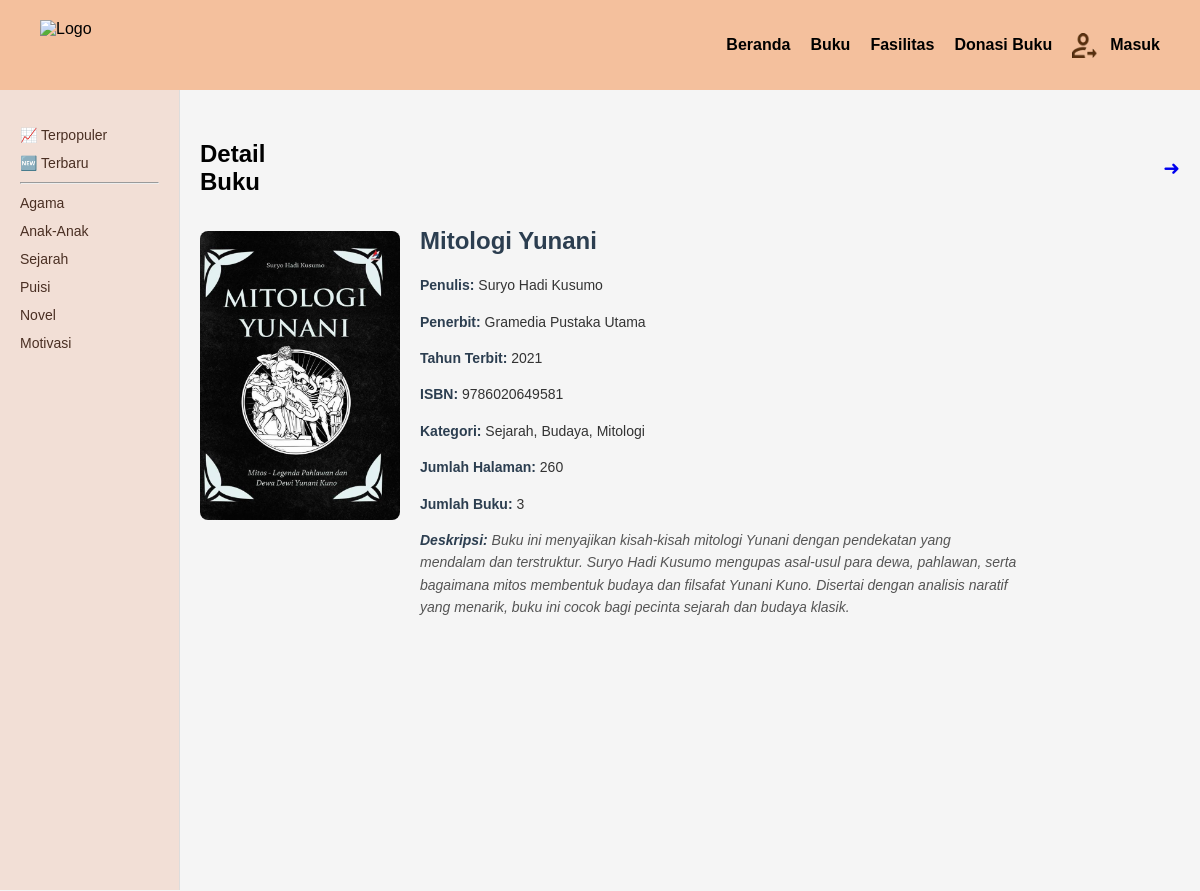
Screenshot of /websitePageTurnersFix/detail_buku.php?id=2 with the database file from the repository.
### tables this page shows
CREATE TABLE `buku` (
  `id_buku` int(11) NOT NULL,
  `judul` varchar(255) NOT NULL,
  `penulis` varchar(255) NOT NULL,
  `penerbit` varchar(255) NOT NULL,
  `tahun_terbit` char(4) NOT NULL,
  `isbn` varchar(255) DEFAULT NULL,
  `kategori` varchar(255) NOT NULL,
  `jumlah_halaman` int(11) NOT NULL,
  `jumlah_buku` int(11) NOT NULL,
  `foto` varchar(255) NOT NULL,
  `deskripsi` varchar(500) NOT NULL,
  `ADMIN_nip` int(11) NOT NULL
);

### websitePageTurnersFix/detail_buku.php (the view, shortened to what this page needs)
<?php
include 'koneksi.php';
$buku = null;
$pesan_error = "";
if (isset($_GET['id'])) {
    $id = $_GET['id'];
    $sql = "SELECT * FROM buku WHERE id_buku = ?";
    $stmt = $conn->prepare($sql);
    $stmt->bind_param("s", $id);
    $stmt->execute();
    $result = $stmt->get_result();
    if ($result && $result->num_rows > 0) {
        $buku = $result->fetch_assoc();
    } else {
        $pesan_error = "ID buku tidak ditemukan.";
    }
} else {
    $pesan_error = "ID buku tidak ditemukan.";
}
?>
<!DOCTYPE html>
<html lang="id">
<head>
    <link rel="stylesheet" href="style.css">
</head>
<body>
    <header>
        <?php include 'navbar.php'; ?>
    </header>
    <div class="layout">
        <aside class="sidebar">
            <ul>
                <li><a href="buku.php?kategori=Terpopuler">📈 Terpopuler</a></li>
                <li><a href="buku.php?kategori=Terbaru">🆕 Terbaru</a></li>
                <hr>
                <li><a href="buku.php?kategori=Agama">Agama</a></li>
                <li><a href="buku.php?kategori=Anak-Anak">Anak-Anak</a></li>
                <li><a href="buku.php?kategori=Sejarah">Sejarah</a></li>
                <li><a href="buku.php?kategori=Puisi">Puisi</a></li>
                <li><a href="buku.php?kategori=Novel">Novel</a></li>
                <li><a href="buku.php?kategori=Motivasi">Motivasi</a></li>
            </ul>
        </aside>
        <div class="konten-buku">
            <div class="header-buku">
                <h2>Detail Buku</h2>
                <a href="buku.php" class="btn-kembali">➜</a>
            </div>
            <?php if ($buku): ?>
                <div class="detail-buku">
                    <img src="img/<?php echo htmlspecialchars($buku['foto'] ?? 'default.jpg'); ?>" alt="Gambar Buku">
                    <div class="info-buku">
                        <h3><?php echo htmlspecialchars($buku['judul'] ?? '-'); ?></h3>
                        <p><strong>Penulis:</strong> <?php echo htmlspecialchars($buku['penulis'] ?? '-'); ?></p>
                        <p><strong>Penerbit:</strong> <?php echo htmlspecialchars($buku['penerbit'] ?? '-'); ?></p>
                        <p><strong>Tahun Terbit:</strong> <?php echo htmlspecialchars($buku['tahun_terbit'] ?? '-'); ?></p>
                        <p><strong>ISBN:</strong> <?php echo htmlspecialchars($buku['isbn'] ?? '-'); ?></p>
                        <p><strong>Kategori:</strong> <?php echo htmlspecialchars($buku['kategori'] ?? '-'); ?></p>
                        <p><strong>Jumlah Halaman:</strong> <?php echo htmlspecialchars($buku['jumlah_halaman'] ?? '-'); ?></p>
                        <p><strong>Jumlah Buku:</strong> <?php echo htmlspecialchars($buku['jumlah_buku'] ?? '-'); ?></p>
                        <p><strong>Deskripsi:</strong> <?php echo nl2br(htmlspecialchars($buku['deskripsi'] ?? '-')); ?></p>
                    </div>
                </div>
            <?php else: ?>
                <p style="color: red;"><?php echo $pesan_error; ?></p>
            <?php endif; ?>
        </div>
    </div>
</body>
</html>

### websitePageTurnersFix/navbar.php (shortened to what this page needs)
<?php
$current_page = basename($_SERVER['PHP_SELF']);
?>
<nav class="navbar">
    <div class="top-bar">
        <img src="https://perpustakaankearsipan.samarindakota.go.id/storage/Template/logo.png" alt="Logo">
    </div>
    <div class="atas">
        <ul class="nav-links">
            <li><a href="index.php" class="<?= ($current_page == 'index.php') ? 'active' : '' ?>">Beranda</a></li>
            <li><a href="buku.php" class="<?= ($current_page == 'buku.php') ? 'active' : '' ?>">Buku</a></li>
            <li><a href="fasilitas.php" class="<?= ($current_page == 'fasilitas.php') ? 'active' : '' ?>">Fasilitas</a></li>
            <li><a href="user_donasi.php" class="<?= ($current_page == 'user_donasi.php') ? 'active' : '' ?>">Donasi Buku</a></li>
        </ul>
        <?php if (isset($_SESSION['pengunjung'])): ?>
            <a class="masuk" href="profil_pengunjung.php">
                <?php
                $fotoProfil = $_SESSION['pengunjung']['foto'] ? "img/" . $_SESSION['pengunjung']['foto'] : "img/masuk.png";
                ?>
                <img src="<?= $fotoProfil; ?>" alt="Profil" style="width: 30px; height: 30px; border-radius: 50%;">
            </a>
        <?php else: ?>
            <a class="masuk" href="profil_pengunjung.php">
                <img src="img/masuk.png" alt="Logo Masuk" style="width: 25px; height: 25px; vertical-align: middle; margin-right: 5px;">
                Masuk
            </a>
        <?php endif; ?>
    </div>
</nav>

### websitePageTurnersFix/style.css (style rules this page uses)
body { height: 100%; margin: 0; font-family: Arial, sans-serif; background: #f5f5f5; }
header .top-bar { display: flex; justify-content: flex-start; padding: 10px 20px; }
header .top-bar img { height: 50px; margin-right: 10px; }
.navbar { background-color: #f4c09d; display: flex; align-items: center; justify-content: space-between; padding: 10px 20px; }
.atas { display: flex; justify-content: space-between; align-items: center; padding: 10px 20px; }
.nav-links { list-style: none; display: flex; gap: 20px; margin: 0; padding: 0; margin-left: auto; }
.nav-links li a { text-decoration: none; color: #000; font-weight: bold; transition: all 0.3s ease; }
.masuk { display: flex; align-items: center; text-decoration: none; font-weight: bold; color: #000; margin-left: auto; padding-left: 20px; gap: 8px; }
.konten-buku { padding: 20px; max-width: 1200px; margin: 0 auto; flex: 1; }
.layout { display: flex; min-height: 100vh; }
.sidebar { width: 180px; background-color: #f2dfd6; padding: 20px; border-right: 1px solid #ddd; box-sizing: border-box; flex-shrink: 0; margin-bottom: 1px; min-height: 100vh; }
.sidebar ul { list-style: none; padding: 0; }
.sidebar li { margin: 10px 0; cursor: pointer; }
.sidebar a { text-decoration: none; color: #4a2f23; font-size: 14px; }
.header-buku { display: flex; align-items: center; gap: 12px; padding: 10px 0; }
.detail-buku { display: flex; align-items: flex-start; gap: 20px; margin-top: -5px; }
.detail-buku img { width: 200px; height: auto; object-fit: cover; border-radius: 8px; margin-top: 10px; }
.btn-kembali { text-decoration: none; border-radius: 5px; font-size: 20px; text-align: center; cursor: pointer; margin-left: 820px; }
.info-buku { font-family: 'Arial', sans-serif; color: #333; line-height: 1.6; max-width: 600px; margin-top: 1px; }
.info-buku h3 { font-size: 24px; font-weight: bold; color: #2c3e50; margin-top: 0px; margin-bottom: 10px; }
.info-buku p { font-size: 14px; }
.info-buku p strong { font-weight: bold; color: #2c3e50; }
.info-buku p:last-child { font-style: italic; color: #555; }

### rows the page displays
buku: foto (picture), judul "Mitologi Yunani", penulis "Suryo Hadi Kusumo", penerbit "Gramedia Pustaka Utama", tahun_terbit "2021", isbn "9786020649581", kategori "Sejarah, Budaya, Mitologi", jumlah_halaman "260", jumlah_buku "3", deskripsi "Buku ini menyajikan kisah-kisah mitologi Yunani dengan pendekatan yang mendalam dan terstruktur. Suryo Hadi Kusumo mengupas asal-usul para dewa, pahlawan, serta bagaimana mitos membentuk budaya dan filsafat Yunani Kuno. Disertai dengan analisis naratif yang menarik, buku ini cocok bagi pecinta sejarah dan budaya klasik."
